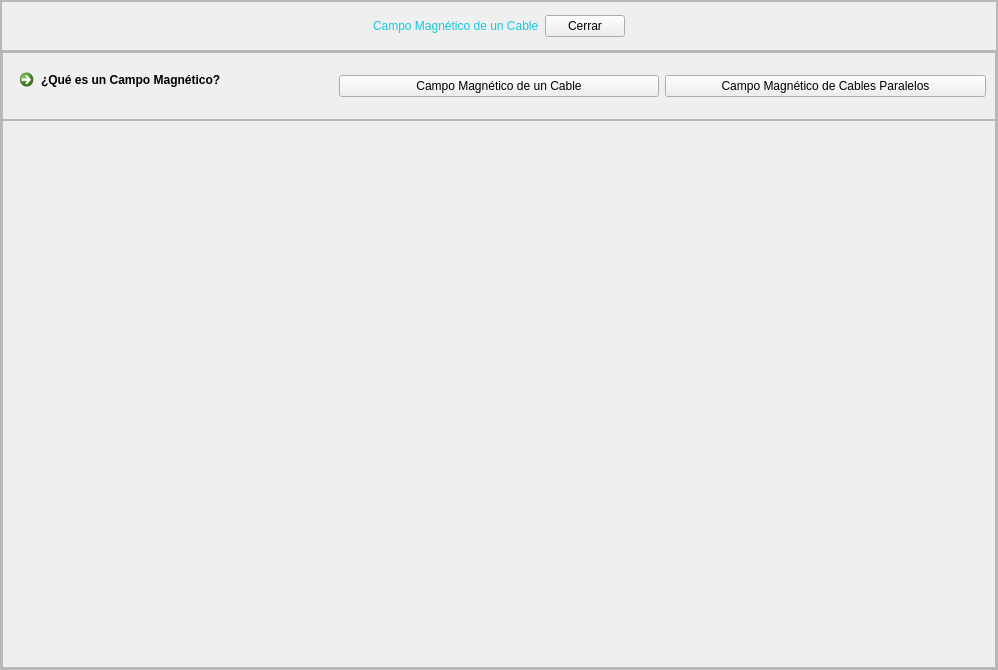
<?xml version="1.0" encoding="UTF-8"?>
<ui version="4.0">
 <class>MainWindow</class>
 <widget class="QMainWindow" name="MainWindow">
  <property name="geometry">
   <rect>
    <x>0</x>
    <y>0</y>
    <width>998</width>
    <height>670</height>
   </rect>
  </property>
  <property name="windowTitle">
   <string>MainWindow</string>
  </property>
  <widget class="QWidget" name="centralwidget">
   <layout class="QVBoxLayout" name="verticalLayout">
    <property name="spacing">
     <number>0</number>
    </property>
    <property name="leftMargin">
     <number>0</number>
    </property>
    <property name="topMargin">
     <number>0</number>
    </property>
    <property name="rightMargin">
     <number>0</number>
    </property>
    <property name="bottomMargin">
     <number>0</number>
    </property>
    <item>
     <widget class="QFrame" name="frame">
      <property name="frameShape">
       <enum>QFrame::StyledPanel</enum>
      </property>
      <property name="frameShadow">
       <enum>QFrame::Raised</enum>
      </property>
      <layout class="QVBoxLayout" name="verticalLayout_2" stretch="1,8">
       <property name="spacing">
        <number>0</number>
       </property>
       <property name="leftMargin">
        <number>0</number>
       </property>
       <property name="topMargin">
        <number>0</number>
       </property>
       <property name="rightMargin">
        <number>0</number>
       </property>
       <property name="bottomMargin">
        <number>0</number>
       </property>
       <item>
        <widget class="QFrame" name="frame_2">
         <property name="maximumSize">
          <size>
           <width>16777215</width>
           <height>50</height>
          </size>
         </property>
         <property name="styleSheet">
          <string notr="true">QLabel{
font: 87 12pt &quot;Arial Black&quot;;
color: rgb(20, 200,220);
}

QPushButton{
	font: 10pt &quot;MS Shell Dlg 2&quot;;
}</string>
         </property>
         <property name="frameShape">
          <enum>QFrame::StyledPanel</enum>
         </property>
         <property name="frameShadow">
          <enum>QFrame::Raised</enum>
         </property>
         <layout class="QHBoxLayout" name="horizontalLayout">
          <item>
           <spacer name="horizontalSpacer">
            <property name="orientation">
             <enum>Qt::Horizontal</enum>
            </property>
            <property name="sizeHint" stdset="0">
             <size>
              <width>261</width>
              <height>20</height>
             </size>
            </property>
           </spacer>
          </item>
          <item>
           <widget class="QLabel" name="label">
            <property name="text">
             <string>Campo Magnético de un Cable</string>
            </property>
           </widget>
          </item>
          <item>
           <widget class="QPushButton" name="button_cerrar">
            <property name="text">
             <string>Cerrar</string>
            </property>
           </widget>
          </item>
          <item>
           <spacer name="horizontalSpacer_2">
            <property name="orientation">
             <enum>Qt::Horizontal</enum>
            </property>
            <property name="sizeHint" stdset="0">
             <size>
              <width>261</width>
              <height>20</height>
             </size>
            </property>
           </spacer>
          </item>
         </layout>
        </widget>
       </item>
       <item>
        <widget class="QFrame" name="frame_3">
         <property name="frameShape">
          <enum>QFrame::StyledPanel</enum>
         </property>
         <property name="frameShadow">
          <enum>QFrame::Raised</enum>
         </property>
         <layout class="QVBoxLayout" name="verticalLayout_3" stretch="1,8">
          <property name="spacing">
           <number>0</number>
          </property>
          <property name="leftMargin">
           <number>0</number>
          </property>
          <property name="topMargin">
           <number>0</number>
          </property>
          <property name="rightMargin">
           <number>0</number>
          </property>
          <property name="bottomMargin">
           <number>0</number>
          </property>
          <item>
           <widget class="QFrame" name="frame_4">
            <property name="styleSheet">
             <string notr="true">QPushButton{
	font: 10pt &quot;MS Shell Dlg 2&quot;;
}</string>
            </property>
            <property name="frameShape">
             <enum>QFrame::StyledPanel</enum>
            </property>
            <property name="frameShadow">
             <enum>QFrame::Raised</enum>
            </property>
            <layout class="QHBoxLayout" name="horizontalLayout_2">
             <item>
              <widget class="QCommandLinkButton" name="link_Camp_Magne">
               <property name="text">
                <string>¿Qué es un Campo Magnético?</string>
               </property>
              </widget>
             </item>
             <item>
              <widget class="QPushButton" name="button_cable">
               <property name="text">
                <string>Campo Magnético de un Cable</string>
               </property>
              </widget>
             </item>
             <item>
              <widget class="QPushButton" name="button_cables">
               <property name="text">
                <string>Campo Magnético de Cables Paralelos</string>
               </property>
              </widget>
             </item>
            </layout>
           </widget>
          </item>
          <item>
           <widget class="QFrame" name="frame_5">
            <property name="frameShape">
             <enum>QFrame::StyledPanel</enum>
            </property>
            <property name="frameShadow">
             <enum>QFrame::Raised</enum>
            </property>
            <layout class="QVBoxLayout" name="verticalLayout_4">
             <item>
              <widget class="QStackedWidget" name="stackedWidget">
               <property name="currentIndex">
                <number>0</number>
               </property>
               <widget class="QWidget" name="Magne_Cable">
                <layout class="QVBoxLayout" name="verticalLayout_6">
                 <item>
                  <layout class="QVBoxLayout" name="graf_cable"/>
                 </item>
                </layout>
               </widget>
               <widget class="QWidget" name="Magne_Cables_Par">
                <layout class="QVBoxLayout" name="verticalLayout_8">
                 <item>
                  <layout class="QVBoxLayout" name="graf_cables"/>
                 </item>
                </layout>
               </widget>
              </widget>
             </item>
            </layout>
           </widget>
          </item>
         </layout>
        </widget>
       </item>
      </layout>
     </widget>
    </item>
   </layout>
  </widget>
 </widget>
 <resources/>
 <connections/>
</ui>
